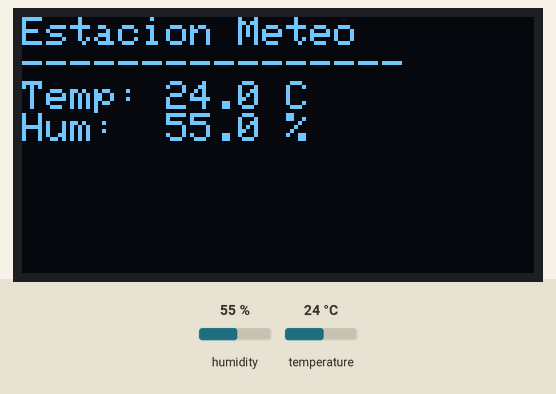
This program was run on a simulated ESP32. On the bench: 128×64 one-colour display. The test bench sets the inputs (shaded band); at power-on: humidity 55 %, temperature 24 °C. WiFi joins after 1.5 s; servers stay silent unless stated; uploads are accepted with an empty reply.

Above: at 3.5 s.
3.6 s: humidity set to 22 %
At 6.2 s:
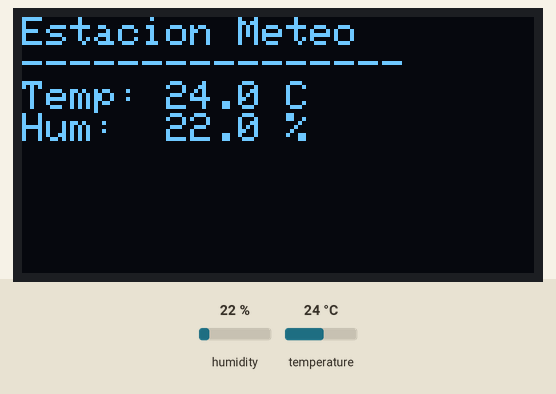
11.6 s: temperature set to 12 °C
At 13.4 s:
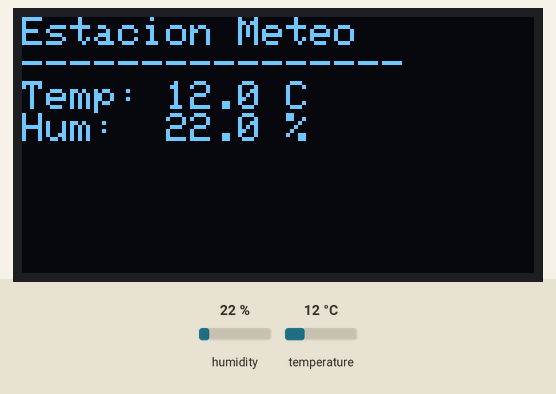
17.2 s: humidity set to 40 %
At 19.9 s:
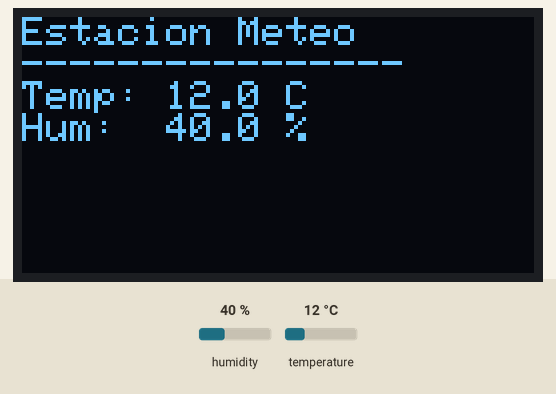
21.8 s: temperature set to 19 °C
Timing chart, 0 to 24.8 s (numbered marks = the images above; inputs shaded):
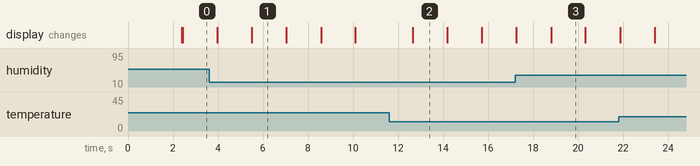

Measured:
- after the input at 3.6 s, the display: first differs from a run without the input after 1.9 s (image 1)
- after the input at 17.2 s, the display: first differs from a run without the input after 1.6 s (image 3)
- what the display in image 1 shows lasts 1.5 s, from 5.5 s to 7.0 s

The program:

main.cpp
```cpp
#include <Arduino.h>

#include "dht_service.h"
#include "wifi_service.h"
#include "http_client.h"
#include "oled_service.h"

unsigned long lastSend = 0;
const unsigned long interval = 10000;

void setup() {
    Serial.begin(115200);

    dht_init();
    oled_init();

    bool wifi_ok = wifi_connect();
    oled_show_status(wifi_ok ? "OK" : "ERROR", 0);
}

void loop() {
    DhtData data = dht_read();
    bool wifi_ok = wifi_is_connected();

    int httpCode = -1;

    if (millis() - lastSend > interval) {
        httpCode = http_send(data);
        lastSend = millis();
    }

    oled_show_data(data);
    delay(1500);

    oled_show_status(wifi_ok ? "OK" : "ERROR", httpCode);
    delay(1500);
}
```

dht_service.h
```cpp
#ifndef DHT_SERVICE_H
#define DHT_SERVICE_H

struct DhtData {
    float temperature;
    float humidity;
    bool valid;
};

void dht_init();
DhtData dht_read();

#endif
```

http_client.h
```cpp
#ifndef HTTP_CLIENT_H
#define HTTP_CLIENT_H

#include "dht_service.h"

int http_send(const DhtData& data);

#endif
```

oled_service.h
```cpp
#ifndef OLED_SERVICE_H
#define OLED_SERVICE_H

#include "dht_service.h"

void oled_init();
void oled_show_status(const char* wifiStatus, int httpCode);
void oled_show_data(const DhtData& data);

#endif
```

wifi_service.h
```cpp
#ifndef WIFI_SERVICE_H
#define WIFI_SERVICE_H

bool wifi_connect();
bool wifi_is_connected();

#endif
```

dht_service.cpp
```cpp
#include <Arduino.h>
#include <DHT.h>
#include "config.h"
#include "dht_service.h"

static DHT dht(DHT_PIN, DHT_TYPE);

void dht_init() {
    dht.begin();
}

DhtData dht_read() {
    float t = dht.readTemperature();
    float h = dht.readHumidity();

    if (isnan(t) || isnan(h)) {
        return {0, 0, false};
    }

    return {t, h, true};
}
```

http_client.cpp
```cpp
#include <HTTPClient.h>
#include <WiFi.h>
#include "http_client.h"
#include "config.h"

int http_send(const DhtData& data) {
    if (!data.valid || WiFi.status() != WL_CONNECTED) return -1;

    HTTPClient http;
    http.setReuse(false);  // evitar problemas de conexión en el ESP32
    http.begin(API_URL);
    http.addHeader("Content-Type", "application/json");

    String json = "{";
    json += "\"temperature\":";
    json += data.temperature;
    json += ",\"humidity\":";
    json += data.humidity;
    json += "}";

    int code = http.POST(json);

    http.end();  // cerrar conexión correctamente
    delay(800);  // evitar colisiones TCP

    return code;
}
```

oled_service.cpp
```cpp
#include <Arduino.h>
#include <Wire.h>
#include <Adafruit_GFX.h>
#include <Adafruit_SSD1306.h>

#include "config.h"
#include "oled_service.h"

static Adafruit_SSD1306 display(SCREEN_WIDTH, SCREEN_HEIGHT, &Wire, OLED_RESET);

void oled_init() {
    display.begin(SSD1306_SWITCHCAPVCC, OLED_ADDRESS);
    display.clearDisplay();
    display.setTextSize(1);
    display.setTextColor(SSD1306_WHITE);
    display.setCursor(0, 0);
    display.println("OLED lista...");
    display.display();
    delay(800);
}

void oled_show_status(const char* wifiStatus, int httpCode) {
    display.clearDisplay();
    display.setCursor(0, 0);

    display.println("Estado del sistema");
    display.println("------------------");

    display.print("WiFi: ");
    display.println(wifiStatus);

    display.print("HTTP: ");
    if (httpCode > 0) display.println(httpCode);
    else display.println("ERR");

    display.display();
}

void oled_show_data(const DhtData& data) {
    display.clearDisplay();
    display.setCursor(0, 0);

    display.println("Estacion Meteo");
    display.println("----------------");

    if (data.valid) {
        display.printf("Temp: %.1f C\n", data.temperature);
        display.printf("Hum:  %.1f %%\n", data.humidity);
    } else {
        display.println("Sensor ERROR");
    }

    display.display();
}
```

wifi_service.cpp
```cpp
#include <WiFi.h>
#include "wifi_service.h"
#include "config.h"

bool wifi_connect() {
    WiFi.begin(WIFI_SSID, WIFI_PASSWORD);

    unsigned long start = millis();
    while (WiFi.status() != WL_CONNECTED && millis() - start < 8000) {
        delay(300);
    }

    return WiFi.status() == WL_CONNECTED;
}

bool wifi_is_connected() {
    return WiFi.status() == WL_CONNECTED;
}
```

config.h
```cpp
#ifndef CONFIG_H
#define CONFIG_H

// --- DHT ---
#define DHT_PIN 4
#define DHT_TYPE DHT11

// --- OLED ---
#define SCREEN_WIDTH 128
#define SCREEN_HEIGHT 64
#define OLED_RESET    -1
#define OLED_ADDRESS  0x3C

// --- WiFi ---
#define WIFI_SSID ""
#define WIFI_PASSWORD ""

#define API_URL "" // URL de la API REST para enviar los datos del DHT11
#endif
```
